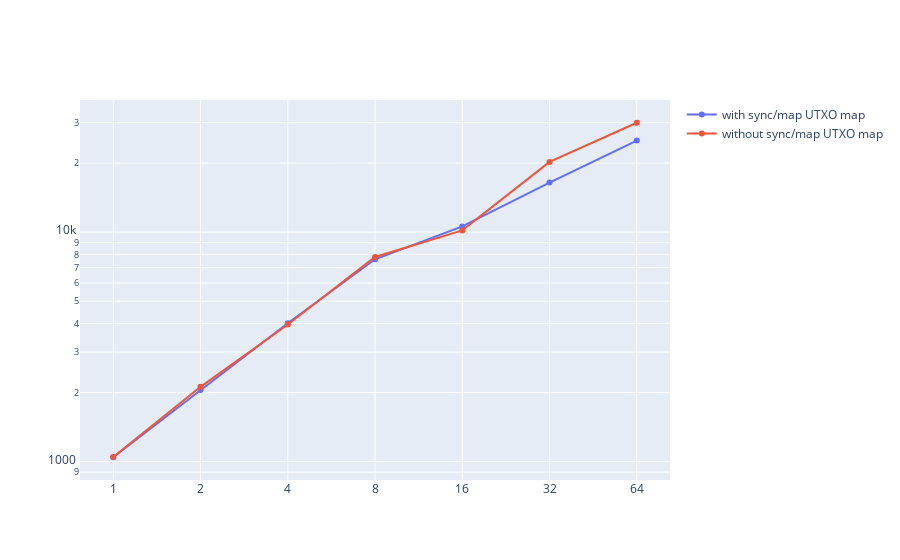

Notebook code for this chart:
### Markdown cell above
## Signing benchmark with sync/map implementation

During previous analysis, the blocking time was likely to be weighted too big.

### Code cell
d = pd.read_csv("full-syncmap.csv")
d2 = pd.read_csv("full-syncmap-noutxo.csv")


fig = go.Figure()
fig.add_trace(go.Scatter(
    x=d["cpu"],
    y=1/(d["nsop"]*10**-9),
    name="with sync/mapUTXO map"
))

fig.add_trace(go.Scatter(
    x=d2["cpu"],
    y=1/(d2["nsop"]*10**-9),
    name="without sync/map UTXO map"
))

fig.update_layout(xaxis_type='category', yaxis_type="log")

fig.show()

### Figure 1 — Plotly figure (JSON) as saved in the notebook; plotly's stock layout.template omitted (floating-point values rounded to 4 significant figures)
{"data": [{"name": "with sync/map UTXO map", "type": "scatter", "x": [1, 2, 4, 8, 16, 32, 64], "y": [1045.0, 2049.0, 4007.0, 7616.0, 10590.0, 16450.0, 25050.0]}, {"name": "without sync/map UTXO map", "type": "scatter", "x": [1, 2, 4, 8, 16, 32, 64], "y": [1047.0, 2118.0, 3959.0, 7790.0, 10180.0, 20230.0, 29970.0]}], "layout": {"autosize": true, "xaxis": {"autorange": true, "range": [-0.3698, 6.37], "type": "category"}, "yaxis": {"autorange": true, "range": [2.912, 4.583], "type": "log"}}}
